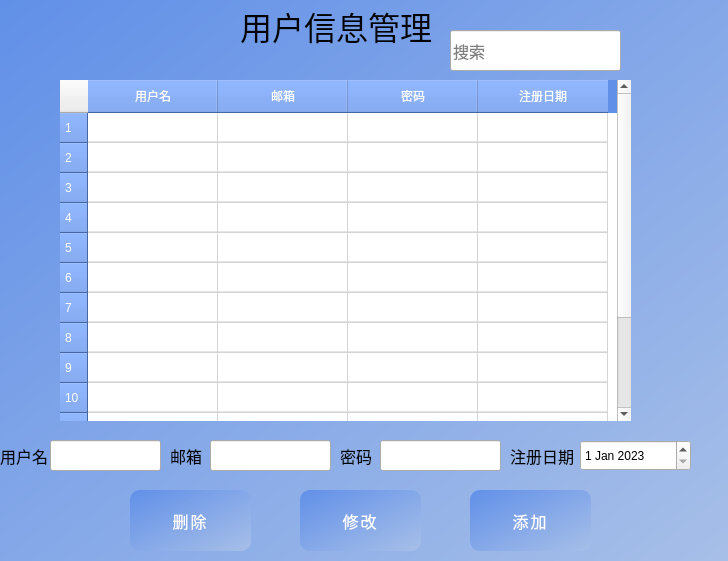
<?xml version="1.0" encoding="UTF-8"?>
<ui version="4.0">
  <class>user_mgt</class>
  <widget class="QWidget" name="user_mgt">
    <property name="geometry">
      <rect>
        <x>0</x>
        <y>0</y>
        <width>728</width>
        <height>561</height>
      </rect>
    </property>
    <property name="sizePolicy">
      <sizepolicy hsizetype="Fixed" vsizetype="Fixed">
        <horstretch>0</horstretch>
        <verstretch>0</verstretch>
      </sizepolicy>
    </property>
    <property name="minimumSize">
      <size>
        <width>630</width>
        <height>558</height>
      </size>
    </property>
    <property name="maximumSize">
      <size>
        <width>1000</width>
        <height>1000</height>
      </size>
    </property>
    <property name="windowTitle">
      <string>信息管理</string>
    </property>
    <property name="windowIcon">
      <iconset>
        <normaloff>../image/logo.png</normaloff>../image/logo.png
      </iconset>
    </property>
    <widget class="QLabel" name="label_2">
      <property name="geometry">
        <rect>
          <x>240</x>
          <y>0</y>
          <width>201</width>
          <height>51</height>
        </rect>
      </property>
      <property name="sizePolicy">
        <sizepolicy hsizetype="Fixed" vsizetype="Fixed">
          <horstretch>0</horstretch>
          <verstretch>0</verstretch>
        </sizepolicy>
      </property>
      <property name="font">
        <font>
          <family>楷体</family>
          <pointsize>24</pointsize>
        </font>
      </property>
      <property name="text">
        <string>用户信息管理</string>
      </property>
      <property name="alignment">
        <set>Qt::AlignLeading|Qt::AlignLeft|Qt::AlignVCenter</set>
      </property>
    </widget>
    <widget class="QPushButton" name="delet">
      <property name="geometry">
        <rect>
          <x>130</x>
          <y>490</y>
          <width>121</width>
          <height>61</height>
        </rect>
      </property>
      <property name="text">
        <string>删除</string>
      </property>
    </widget>
    <widget class="QTableWidget" name="tableWidget">
      <property name="geometry">
        <rect>
          <x>60</x>
          <y>80</y>
          <width>571</width>
          <height>341</height>
        </rect>
      </property>
      <property name="verticalScrollBarPolicy">
        <enum>Qt::ScrollBarAlwaysOn</enum>
      </property>
      <property name="horizontalScrollBarPolicy">
        <enum>Qt::ScrollBarAlwaysOff</enum>
      </property>
      <property name="editTriggers">
        <set>QAbstractItemView::NoEditTriggers</set>
      </property>
      <property name="dragDropMode">
        <enum>QAbstractItemView::NoDragDrop</enum>
      </property>
      <property name="selectionMode">
        <enum>QAbstractItemView::ContiguousSelection</enum>
      </property>
      <property name="selectionBehavior">
        <enum>QAbstractItemView::SelectRows</enum>
      </property>
      <property name="textElideMode">
        <enum>Qt::ElideLeft</enum>
      </property>
      <property name="verticalScrollMode">
        <enum>QAbstractItemView::ScrollPerItem</enum>
      </property>
      <property name="horizontalScrollMode">
        <enum>QAbstractItemView::ScrollPerItem</enum>
      </property>
      <property name="gridStyle">
        <enum>Qt::SolidLine</enum>
      </property>
      <property name="rowCount">
        <number>14</number>
      </property>
      <attribute name="horizontalHeaderDefaultSectionSize">
        <number>130</number>
      </attribute>
      <row />
      <row />
      <row />
      <row />
      <row />
      <row />
      <row />
      <row />
      <row />
      <row />
      <row />
      <row />
      <row />
      <row />
      <column>
        <property name="text">
          <string>用户名</string>
        </property>
      </column>
      <column>
        <property name="text">
          <string>邮箱</string>
        </property>
      </column>
      <column>
        <property name="text">
          <string>密码</string>
        </property>
      </column>
      <column>
        <property name="text">
          <string>注册日期</string>
        </property>
      </column>
    </widget>
    <widget class="QPushButton" name="change">
      <property name="geometry">
        <rect>
          <x>300</x>
          <y>490</y>
          <width>121</width>
          <height>61</height>
        </rect>
      </property>
      <property name="maximumSize">
        <size>
          <width>1000</width>
          <height>400</height>
        </size>
      </property>
      <property name="text">
        <string>修改</string>
      </property>
    </widget>
    <widget class="QLineEdit" name="username">
      <property name="geometry">
        <rect>
          <x>50</x>
          <y>440</y>
          <width>111</width>
          <height>31</height>
        </rect>
      </property>
    </widget>
    <widget class="QLabel" name="label">
      <property name="geometry">
        <rect>
          <x>0</x>
          <y>440</y>
          <width>54</width>
          <height>31</height>
        </rect>
      </property>
      <property name="font">
        <font>
          <pointsize>12</pointsize>
        </font>
      </property>
      <property name="text">
        <string>用户名</string>
      </property>
    </widget>
    <widget class="QLabel" name="label_3">
      <property name="geometry">
        <rect>
          <x>170</x>
          <y>440</y>
          <width>54</width>
          <height>31</height>
        </rect>
      </property>
      <property name="font">
        <font>
          <pointsize>12</pointsize>
        </font>
      </property>
      <property name="text">
        <string>邮箱</string>
      </property>
    </widget>
    <widget class="QLineEdit" name="email">
      <property name="geometry">
        <rect>
          <x>210</x>
          <y>440</y>
          <width>121</width>
          <height>31</height>
        </rect>
      </property>
    </widget>
    <widget class="QLabel" name="label_5">
      <property name="geometry">
        <rect>
          <x>510</x>
          <y>440</y>
          <width>71</width>
          <height>31</height>
        </rect>
      </property>
      <property name="font">
        <font>
          <pointsize>12</pointsize>
        </font>
      </property>
      <property name="text">
        <string>注册日期</string>
      </property>
    </widget>
    <widget class="QLineEdit" name="passwords">
      <property name="geometry">
        <rect>
          <x>380</x>
          <y>440</y>
          <width>121</width>
          <height>31</height>
        </rect>
      </property>
    </widget>
    <widget class="QLabel" name="label_4">
      <property name="geometry">
        <rect>
          <x>340</x>
          <y>440</y>
          <width>54</width>
          <height>31</height>
        </rect>
      </property>
      <property name="font">
        <font>
          <pointsize>12</pointsize>
        </font>
      </property>
      <property name="text">
        <string>密码</string>
      </property>
    </widget>
    <widget class="QPushButton" name="add">
      <property name="geometry">
        <rect>
          <x>470</x>
          <y>490</y>
          <width>121</width>
          <height>61</height>
        </rect>
      </property>
      <property name="maximumSize">
        <size>
          <width>1000</width>
          <height>400</height>
        </size>
      </property>
      <property name="text">
        <string>添加</string>
      </property>
    </widget>
    <widget class="QLabel" name="label_6">
      <property name="geometry">
        <rect>
          <x>520</x>
          <y>20</y>
          <width>54</width>
          <height>16</height>
        </rect>
      </property>
      <property name="text">
        <string />
      </property>
    </widget>
    <widget class="QLineEdit" name="search_user">
      <property name="geometry">
        <rect>
          <x>450</x>
          <y>30</y>
          <width>171</width>
          <height>41</height>
        </rect>
      </property>
      <property name="font">
        <font>
          <pointsize>12</pointsize>
        </font>
      </property>
      <property name="placeholderText">
        <string>搜索</string>
      </property>
      <property name="cursorMoveStyle">
        <enum>Qt::LogicalMoveStyle</enum>
      </property>
    </widget>
    <widget class="QPushButton" name="search">
      <property name="geometry">
        <rect>
          <x>570</x>
          <y>40</y>
          <width>75</width>
          <height>24</height>
        </rect>
      </property>
      <property name="styleSheet">
        <string notr="true">background-color: transparent;</string>
      </property>
      <property name="text">
        <string />
      </property>
      <property name="icon">
        <iconset>
          <normaloff>../image/search.png</normaloff>../image/search.png
        </iconset>
      </property>
    </widget>
    <widget class="QDateEdit" name="date">
      <property name="geometry">
        <rect>
          <x>580</x>
          <y>440</y>
          <width>111</width>
          <height>31</height>
        </rect>
      </property>
      <property name="minimumDate">
        <date>
          <year>1946</year>
          <month>2</month>
          <day>14</day>
        </date>
      </property>
      <property name="date">
        <date>
          <year>2023</year>
          <month>1</month>
          <day>1</day>
        </date>
      </property>
    </widget>
    <property name="styleSheet">
      <string>
        #user_mgt {
        background-color: qlineargradient(x1:0, y1:0, x2:1, y2:1, stop:0 #6190E8,stop:1 #A7BFE8);
        }
        QTableWidget {
        background-color: #FFFFFF;
        alternate-background-color: #F2F2F2;
        border: none;
        }
        QTableWidget::item {
        padding: 5px;
        background-color: #FFFFFF;
        color: #333333;
        border-bottom: 1px solid #E5E5E5;
        }
        QTableWidget::item:hover {
        background-color: #E6F2FF;
        }
        QTableWidget::item:selected {
        background-color: #4299FF;
        color: #FFFFFF;
        }
        QHeaderView {
        background-color: #6190E8;
        border: none;
        }
        QHeaderView::section {
        padding: 5px;
        background-color: #6190E8;
        color: #FFFFFF;
        border-bottom: 1px solid #4786D1;
        }
        QHeaderView::section:hover {
        background-color: #4786D1;
        }
        QHeaderView::section:checked {
        background-color: #4299FF;
        color: #FFFFFF;
        }
        QPushButton {
        background-color: qlineargradient(x1:0, y1:0, x2:1, y2:1, stop:0 #6190E8,stop:1 #A7BFE8);
        color: #FFFFFF;
        border: none;
        padding: 10px 20px;
        font-size: 16px;
        border-radius: 10px;
        text-transform: uppercase;
        letter-spacing: 2px;
        }
        QPushButton:hover {
        background-color: qlineargradient(x1:0, y1:0, x2:1, y2:1, stop:0 #A7BFE8,stop:1 #6190E8);
        }
        QPushButton:pressed {
        background-color: #366BA4;
        }
        QPushButton:disabled {
        background-color: #999999;
        color: #CCCCCC;
        }
        QPushButton:default {
        border: none;
        border-radius: 5px;
        background-color: #4299FF;
        color: #FFFFFF;
        padding: 10px 20px;
        font-size: 16px;
        text-transform: uppercase;
        letter-spacing: 2px;
        outline: none;
        }
        QPushButton:focus {
        outline: none;
        border: 2px solid #4299FF;
        }
      </string>
    </property>
  </widget>
  <resources />
  <connections />
</ui>
